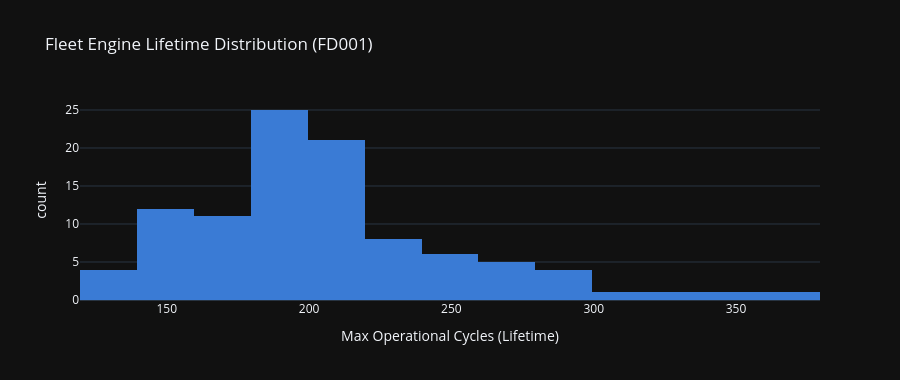

Here is the notebook cell this chart was saved with:
### Markdown cell above
## 2. Engine Fleet Statistics & Lifetimes

Every turbofan engine runs until catastrophic mechanical threshold ($RUL = 0$). Let's inspect the lifetime distribution across all 100 units.

### Code cell
lifetimes = df_raw.groupby("unit_number")["time_in_cycles"].max().reset_index()
lifetimes.columns = ["unit_number", "max_cycles"]

print(f"• Total Turbofan Engines: {len(lifetimes)}")
print(f"• Shortest Engine Lifetime: {lifetimes['max_cycles'].min()} cycles (Unit #{lifetimes.loc[lifetimes['max_cycles'].idxmin(), 'unit_number']})")
print(f"• Longest Engine Lifetime:  {lifetimes['max_cycles'].max()} cycles (Unit #{lifetimes.loc[lifetimes['max_cycles'].idxmax(), 'unit_number']})")
print(f"• Fleet Average Lifetime:   {lifetimes['max_cycles'].mean():.2f} cycles")

fig = px.histogram(
    lifetimes,
    x="max_cycles",
    nbins=20,
    title="Fleet Engine Lifetime Distribution (FD001)",
    labels={"max_cycles": "Max Operational Cycles (Lifetime)"},
    color_discrete_sequence=["#3A7BD5"]
)
fig.update_layout(template="plotly_dark", height=380)
fig.show()

### Figure 1 — Plotly figure (JSON) as saved in the notebook; plotly's stock layout.template omitted (floating-point values rounded to 4 significant figures)
{"data": [{"bingroup": "x", "hovertemplate": "Max Operational Cycles (Lifetime)=%{x}<br>count=%{y}<extra></extra>", "legendgroup": "", "marker": {"color": "#3A7BD5", "pattern": {"shape": ""}}, "name": "", "nbinsx": 20, "orientation": "v", "showlegend": false, "type": "histogram", "x": [192, 287, 179, 189, 269, 188, 259, 150, 201, 222, 240, 170, 163, 180, 207, 209, 276, 195, 158, 234, 195, 202, 168, 147, 230, 199, 156, 165, 163, 194, 234, 191, 200, 195, 181, 158, 170, 194, 128, 188, 216, 196, 207, 192, 158, 256, 214, 231, 215, 198, 213, 213, 195, 257, 193, 275, 137, 147, 231, 172, 185, 180, 174, 283, 153, 202, 313, 199, 362, 137, 208, 213, 213, 166, 229, 210, 154, 231, 199, 185, 240, 214, 293, 267, 188, 278, 178, 213, 217, 154, 135, 341, 155, 258, 283, 336, 202, 156, 185, 200], "xaxis": "x", "yaxis": "y"}], "layout": {"barmode": "relative", "height": 380, "legend": {"tracegroupgap": 0}, "title": {"text": "Fleet Engine Lifetime Distribution (FD001)"}, "xaxis": {"anchor": "y", "domain": [0, 1], "title": {"text": "Max Operational Cycles (Lifetime)"}}, "yaxis": {"anchor": "x", "domain": [0, 1], "title": {"text": "count"}}}}
